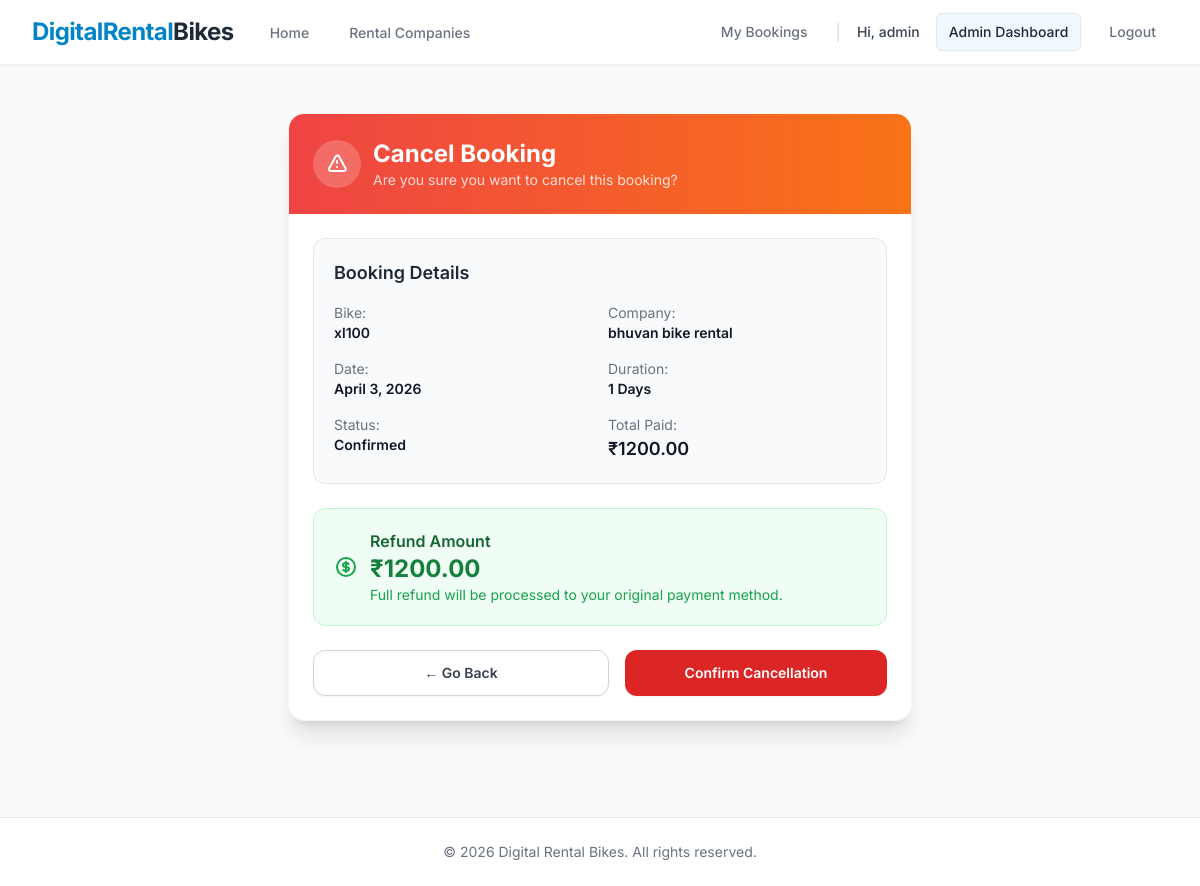
The app's page /cancel-booking/13/ (signed in) with its own data.
### core/models.py (models this page shows, shortened)
class Booking(models.Model):
    class DurationType(models.TextChoices):
        HOURS = 'Hours', 'Hours'
        DAYS = 'Days', 'Days'
    class BookingStatus(models.TextChoices):
        PAYMENT_PENDING = 'Payment Pending', 'Payment Pending'
        CONFIRMED = 'Confirmed', 'Confirmed'
        COMPLETED = 'Completed', 'Completed'
        CANCELLED = 'Cancelled', 'Cancelled'
    bike = models.ForeignKey(Bike, on_delete=models.CASCADE, related_name='bookings')
    company = models.ForeignKey(Company, on_delete=models.CASCADE, related_name='bookings')
    user = models.ForeignKey(User, on_delete=models.CASCADE, related_name='bookings', null=True, blank=True)
    user_name = models.CharField(max_length=255)
    user_contact = models.CharField(max_length=50)
    booking_date = models.DateField()
    start_time = models.TimeField()
    duration_type = models.CharField(max_length=10, choices=DurationType.choices)
    duration_value = models.PositiveIntegerField()
    total_price = models.DecimalField(max_digits=12, decimal_places=2)
    status = models.CharField(max_length=20, choices=BookingStatus.choices, default=BookingStatus.PAYMENT_PENDING)
    refund_amount = models.DecimalField(max_digits=12, decimal_places=2, default=0)
    created_at = models.DateTimeField(auto_now_add=True)

class Bike(models.Model):
    class BikeType(models.TextChoices):
        SCOOTER = 'Scooter', 'Scooter'
        SPORTS = 'Sports', 'Sports'
        ELECTRIC = 'Electric', 'Electric'
        CRUISER = 'Cruiser', 'Cruiser'
        DIRT = 'Dirt Bike', 'Dirt Bike'
        STANDARD = 'Standard', 'Standard'
    company = models.ForeignKey(Company, on_delete=models.CASCADE, related_name='bikes')
    bike_name = models.CharField(max_length=255)
    bike_type = models.CharField(max_length=50, choices=BikeType.choices)
    price_per_hour = models.DecimalField(max_digits=10, decimal_places=2)
    price_per_day = models.DecimalField(max_digits=10, decimal_places=2)
    is_available = models.BooleanField(default=True)
    image = models.ImageField(upload_to='bikes/', blank=True, null=True)
    latitude = models.DecimalField(max_digits=9, decimal_places=6, null=True, blank=True)
    longitude = models.DecimalField(max_digits=9, decimal_places=6, null=True, blank=True)
    created_at = models.DateTimeField(auto_now_add=True)

class Company(models.Model):
    user = models.OneToOneField(User, on_delete=models.CASCADE, related_name='vendor_company', null=True, blank=True)
    name = models.CharField(max_length=255)
    location = models.CharField(max_length=255)
    contact = models.CharField(max_length=50)
    description = models.TextField(blank=True, null=True)
    upi_qr_image = models.ImageField(upload_to='upi_qr/', blank=True, null=True)
    created_at = models.DateTimeField(auto_now_add=True)

### core/views.py (the view, shortened to what this page needs)
# urls.py: path('cancel-booking/<int:booking_id>/', views.cancel_booking, name='cancel_booking'),
@login_required(login_url='login')
def cancel_booking(request, booking_id):
    booking = get_object_or_404(Booking, id=booking_id, user=request.user)
    if booking.status not in [Booking.BookingStatus.CONFIRMED, Booking.BookingStatus.PAYMENT_PENDING]:
        messages.error(request, 'This booking cannot be cancelled.')
        return redirect('user_dashboard')
    return render(request, 'core/cancel_booking_confirm.html', {'booking': booking})

### core/templates/core/cancel_booking_confirm.html (shortened to what this page needs)
{% extends 'base.html' %}
{% block content %}
<div class="max-w-2xl mx-auto mt-12 mb-12 px-4 sm:px-6">
    <div class="bg-white shadow-xl rounded-2xl overflow-hidden border border-gray-100">
        <div class="bg-gradient-to-r from-red-500 to-orange-500 px-6 py-6">
            <div class="flex items-center space-x-3">
                <div class="w-12 h-12 bg-white/20 rounded-full flex items-center justify-center">
                    <svg class="w-6 h-6 text-white" fill="none" stroke="currentColor" viewBox="0 0 24 24">
                        <path stroke-linecap="round" stroke-linejoin="round" stroke-width="2" d="M12 9v2m0 4h.01m-6.938 4h13.856c1.54 0 2.502-1.667 1.732-2.5L13.732 4c-.77-.833-1.964-.833-2.732 0L4.082 16.5c-.77.833.192 2.5 1.732 2.5z"/>
                    </svg>
                </div>
                <div>
                    <h2 class="text-2xl font-bold text-white">Cancel Booking</h2>
                    <p class="text-white/80 text-sm">Are you sure you want to cancel this booking?</p>
                </div>
            </div>
        </div>
        <div class="p-6">
            <div class="bg-gray-50 rounded-xl p-5 mb-6 border border-gray-200">
                <h3 class="text-lg font-semibold text-gray-800 mb-4">Booking Details</h3>
                <div class="grid grid-cols-2 gap-4 text-sm">
                    <div>
                        <span class="text-gray-500">Bike:</span>
                        <p class="font-semibold text-gray-900">{{ booking.bike.bike_name }}</p>
                    </div>
                    <div>
                        <span class="text-gray-500">Company:</span>
                        <p class="font-semibold text-gray-900">{{ booking.company.name }}</p>
                    </div>
                    <div>
                        <span class="text-gray-500">Date:</span>
                        <p class="font-semibold text-gray-900">{{ booking.booking_date }}</p>
                    </div>
                    <div>
                        <span class="text-gray-500">Duration:</span>
                        <p class="font-semibold text-gray-900">{{ booking.duration_value }} {{ booking.duration_type }}</p>
                    </div>
                    <div>
                        <span class="text-gray-500">Status:</span>
                        <p class="font-semibold text-gray-900">{{ booking.status }}</p>
                    </div>
                    <div>
                        <span class="text-gray-500">Total Paid:</span>
                        <p class="font-semibold text-gray-900 text-lg">₹{{ booking.total_price }}</p>
                    </div>
                </div>
            </div>
            <div class="bg-green-50 border border-green-200 rounded-xl p-5 mb-6">
                <div class="flex items-center space-x-3">
                    <div>
                        <p class="text-green-800 font-semibold">Refund Amount</p>
                        {% if booking.status == 'Confirmed' %}
                        <p class="text-green-700 text-2xl font-bold">₹{{ booking.total_price }}</p>
                        <p class="text-green-600 text-sm">Full refund will be processed to your original payment method.</p>
                        {% else %}
                        <p class="text-green-700 text-2xl font-bold">₹0</p>
                        <p class="text-green-600 text-sm">No payment was made for this booking (Payment Pending).</p>
                        {% endif %}
                    </div>
                </div>
            </div>
            <div class="flex space-x-4">
                <a href="{% url 'user_dashboard' %}" class="flex-1 text-center py-3 px-4 border border-gray-300 rounded-xl shadow-sm text-sm font-semibold text-gray-700 bg-white hover:bg-gray-50 transition-colors">
                    &larr; Go Back
                </a>
                <form method="post" class="flex-1">
                    <button type="submit" class="w-full py-3 px-4 border border-transparent rounded-xl shadow-sm text-sm font-semibold text-white bg-red-600 hover:bg-red-700 focus:outline-none focus:ring-2 focus:ring-offset-2 focus:ring-red-500 transition-colors">
                        Confirm Cancellation
                    </button>
                </form>
            </div>
        </div>
    </div>
</div>
{% endblock %}

### templates/base.html (shortened to what this page needs)
<!DOCTYPE html>
<html lang="en">
<head>
    <script src="https://cdn.tailwindcss.com"></script>
</head>
<body class="bg-gray-50 flex flex-col min-h-screen text-gray-800">
    <nav class="bg-white shadow-sm border-b border-gray-100 sticky top-0 z-50">
        <div class="max-w-7xl mx-auto px-4 sm:px-6 lg:px-8">
            <div class="flex justify-between h-16">
                <div class="flex">
                    <div class="flex-shrink-0 flex items-center">
                        <a href="{% url 'home' %}" class="text-2xl font-bold text-brand-600 tracking-tight">DigitalRental<span class="text-gray-800">Bikes</span></a>
                    </div>
                    <div class="hidden sm:ml-8 sm:flex sm:space-x-8">
                        <a href="{% url 'home' %}" class="border-transparent text-gray-500 hover:border-brand-500 hover:text-brand-600 inline-flex items-center px-1 pt-1 border-b-2 text-sm font-medium transition-colors">Home</a>
                        <a href="{% url 'companies' %}" class="border-transparent text-gray-500 hover:border-brand-500 hover:text-brand-600 inline-flex items-center px-1 pt-1 border-b-2 text-sm font-medium transition-colors">Rental Companies</a>
                    </div>
                </div>
                <div class="hidden sm:ml-6 sm:flex sm:items-center space-x-4">
                    {% if user.is_authenticated %}
                        <a href="{% url 'user_dashboard' %}" class="text-gray-500 hover:text-brand-600 px-3 py-2 rounded-md text-sm font-medium transition-colors">My Bookings</a>
                        <span class="text-gray-300">|</span>
                        <span class="text-gray-700 text-sm font-medium mr-4">Hi, {{ user.username }}</span>
                        {% if user.is_staff %}
                            <a href="{% url 'admin_dashboard' %}" class="bg-brand-50 text-brand-700 hover:bg-brand-100 px-3 py-2 rounded-md text-sm font-medium transition-colors border border-brand-200">Admin Dashboard</a>
                        {% endif %}
                        <form method="post" action="{% url 'logout' %}" class="inline">
                            <button type="submit" class="text-gray-500 hover:text-red-600 px-3 py-2 rounded-md text-sm font-medium transition-colors">Logout</button>
                        </form>
                    {% endif %}
                </div>
            </div>
        </div>
    </nav>
    <main class="flex-grow">
        {% block content %}
        {% endblock %}
    </main>
    <footer class="bg-white border-t border-gray-200 mt-12">
        <div class="max-w-7xl mx-auto py-6 px-4 sm:px-6 lg:px-8">
            <p class="text-center text-sm text-gray-500">
                &copy; {{ current_year|default:"2026" }} Digital Rental Bikes. All rights reserved.
            </p>
        </div>
    </footer>
</body>
</html>

### templates/base.html (style rules this page uses)
body { font-family: 'Inter', sans-serif; }

### records on screen
Booking: bike.bike_name "xl100", company.name "bhuvan bike rental", booking_date "April 3, 2026", duration_value "1", duration_type "Days", status "Confirmed", total_price "1200.00"

### other values on screen
{{ user.username }} "admin"
{{ current_year|default:"2026" }} "2026"
